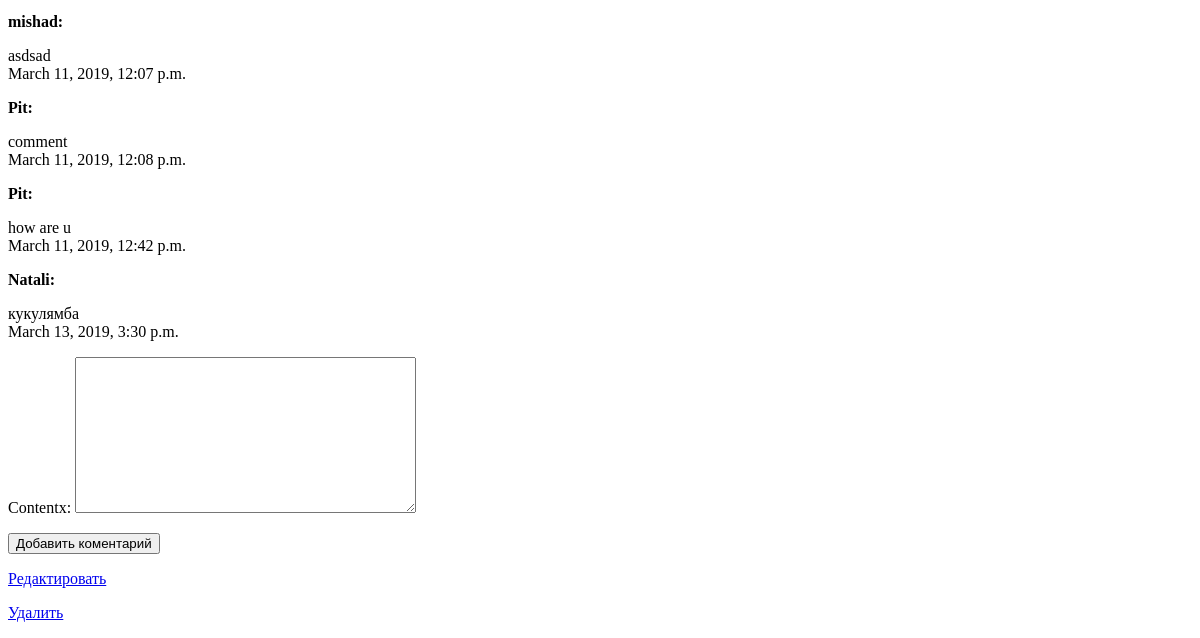
Page /blog/view/1 (signed in, lower part) on the earlier database version.
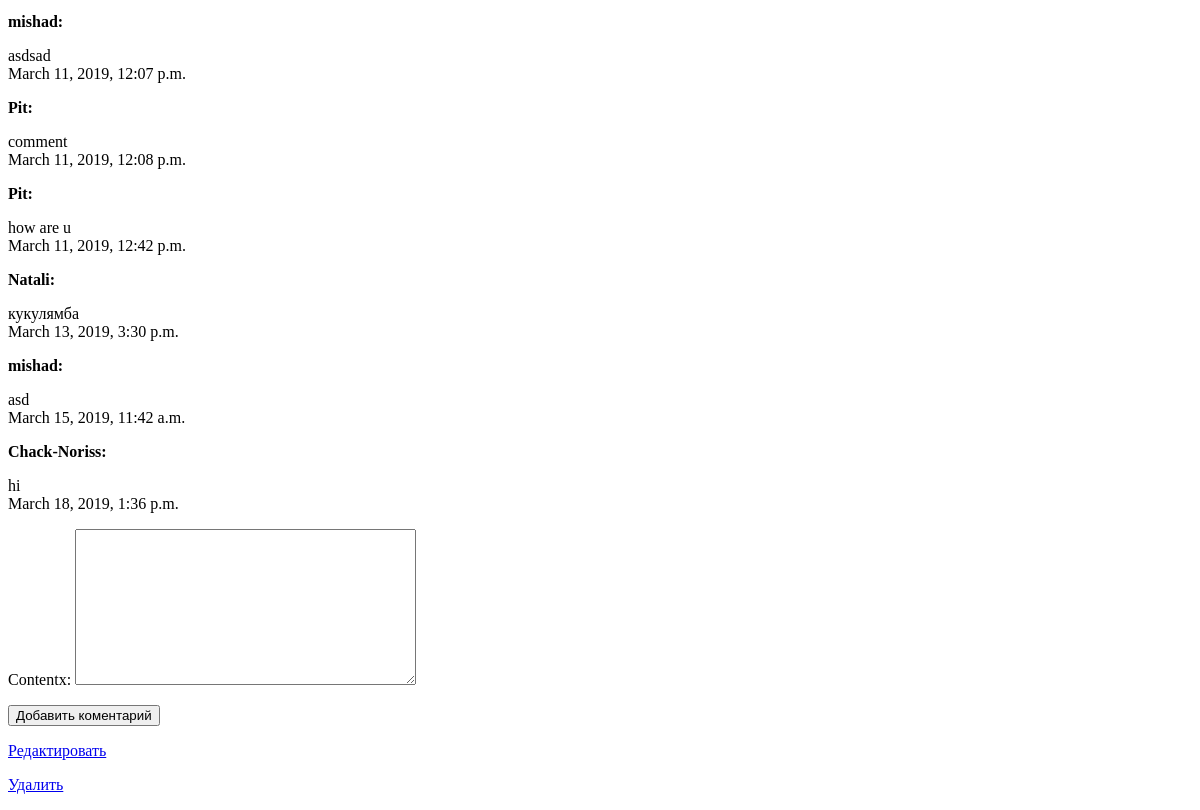
Same page on the later database version.
### blog/models.py (models this page shows, shortened)
class Comment(models.Model):
    user = models.ForeignKey(User, on_delete=models.CASCADE) # Багато коментарів може написати юзер
    article_id = models.ForeignKey(Article, on_delete=models.CASCADE) # Багато коментарів може мати статья
    contentx = models.TextField()
    date = models.DateTimeField(auto_now_add=True, verbose_name = 'Дата')

### blog/views.py (the view)
# urls.py: path('view/<int:pk>', ArticleDetail.as_view(), name='article_detail'),
class ArticleDetail(DetailView):
    model = Article
    def get_context_data(self, **kwargs):
        context = super(ArticleDetail, self).get_context_data(**kwargs)
        context['comment'] = Comment.objects.filter(article_id = self.kwargs['pk'])
        context['comment_add'] = CommentForm(initial={'article_id': self.kwargs['pk'], 'user': self.request.user})
        return context

### blog/forms.py
class CommentForm(forms.ModelForm):
    class Meta:
        model = Comment
        fields = ('article_id','user', 'contentx')
        widgets = {'article_id': forms.HiddenInput(), 'user': forms.HiddenInput()}

### blog/templates/blog/article_detail.html (shortened to what this page needs)
{% extends 'index.html' %}
{% block page %}
  {% load thumbnail %}
    <div>
      {% if request.user.is_authenticated and request.user.is_staff %}
        {% if comment %}
            <div>
            {% for i in comment %}
              <div>
                <p><b>{{i.user}}: </b></p>
                {{ i.contentx}}<br />
                {{i.date}}<br />
              </div>
            {% endfor %}
          </div>
          {% else %}
            <div>
              <p>Нет коментариев</p>
            </div>
          {% endif%}
        {% include 'blog/comment_form.html' with form=comment_add %}
        {% if object.user_id == request.user %}
          <div>
            <p><a href="{% url 'article_edit' object.id %}">Редактировать</a></p>
            <p><a href="{% url 'article_delete' object.id%}">Удалить</a></p>
          </div>
        {% endif %}
      {% endif %}
    </div>
{% endblock %}

Differences in the rows shown:
added Comment: user "mishad", contentx "asd", date "March 15, 2019, 11:42 a.m."
added Comment: user "Chack-Noriss", contentx "hi", date "March 18, 2019, 1:36 p.m."
